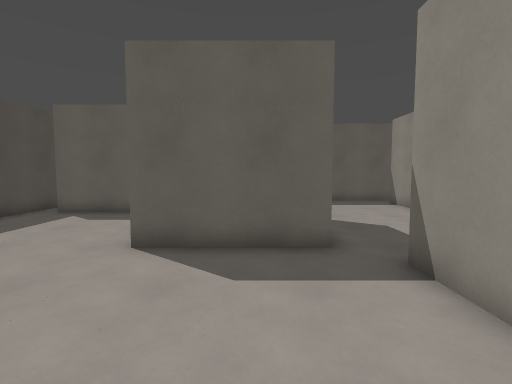
[1] (above)

20 first-person views from a walk through a level from a Godot 3-D game. The camera is 1.5 m above the floor, tilts 4° down and sees 85° across. The floor is counted in squares, 1 m on a side. Each view is taken from the middle of a square. On the plan, view 1 faces up. The plan holds only what a view shows up to about 14 squares ahead; the rest is blank. Surface patterns are stand-ins for the level's own textures.

[2]
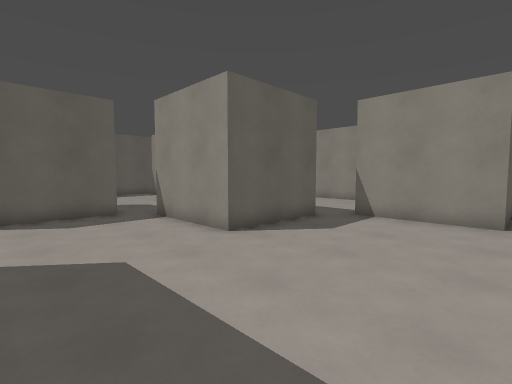

[3]
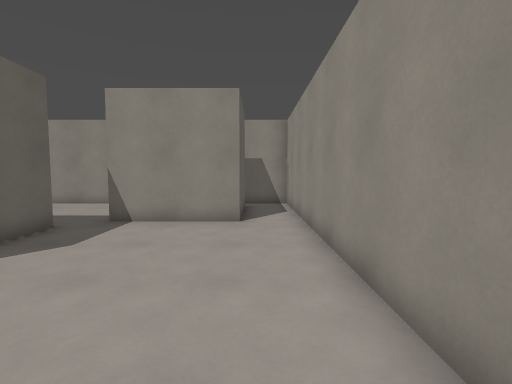

[4]
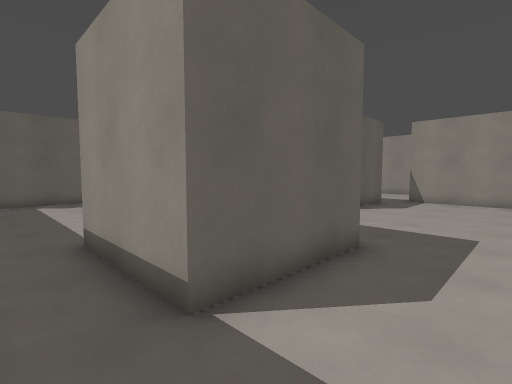

[5]
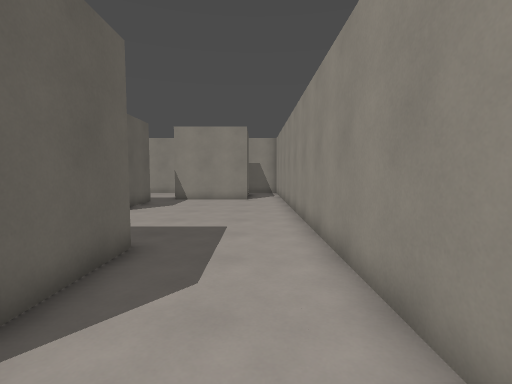

[6]
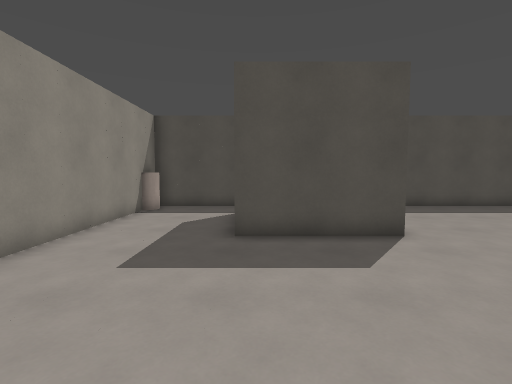

[7]
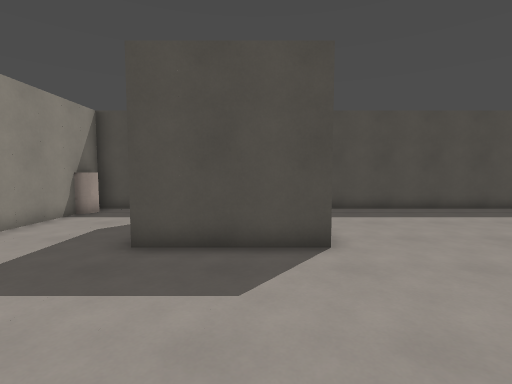

[8]
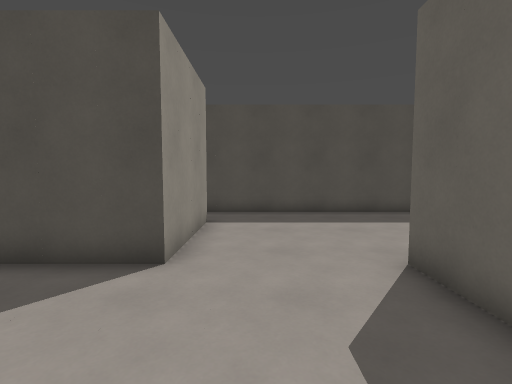

[9]
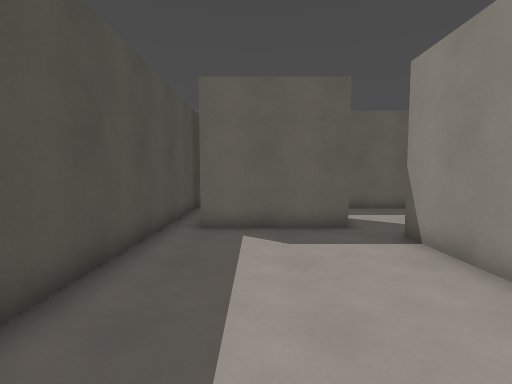

[10]
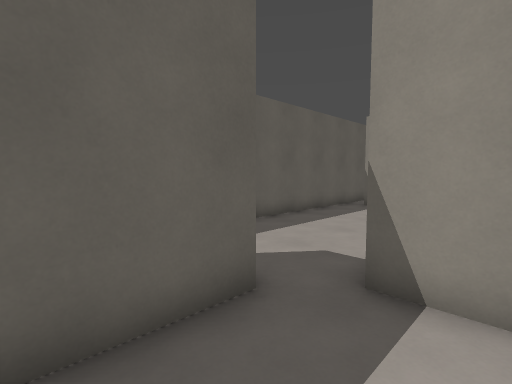

[11]
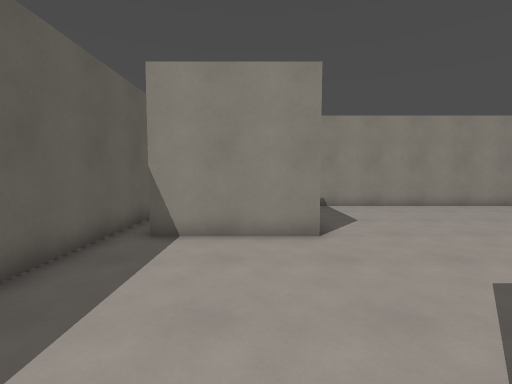

[12]
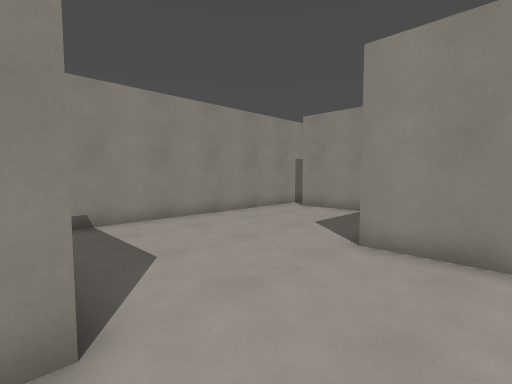

[13]
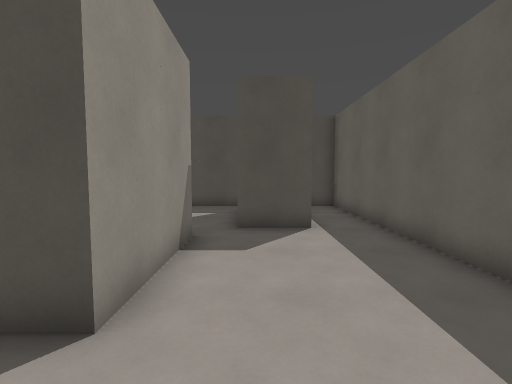

[14]
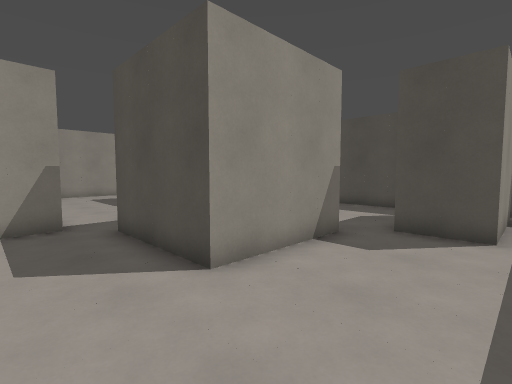

[15]
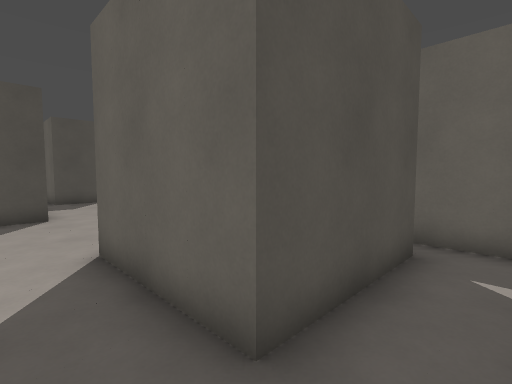

[16]
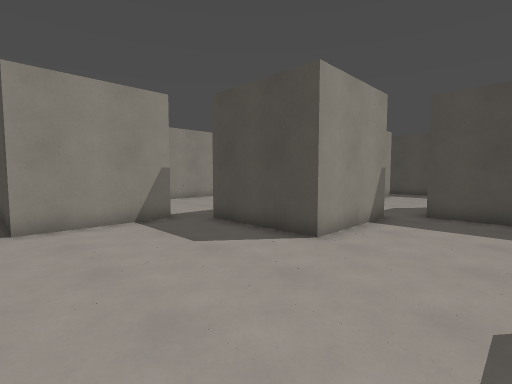

[17]
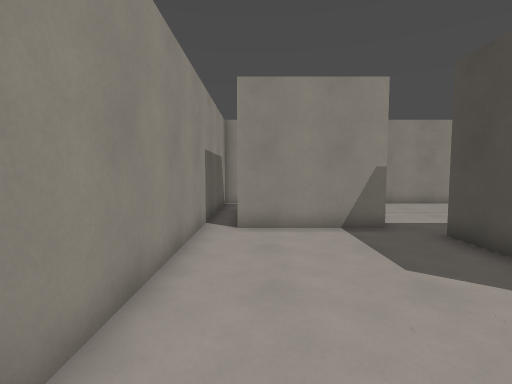

[18]
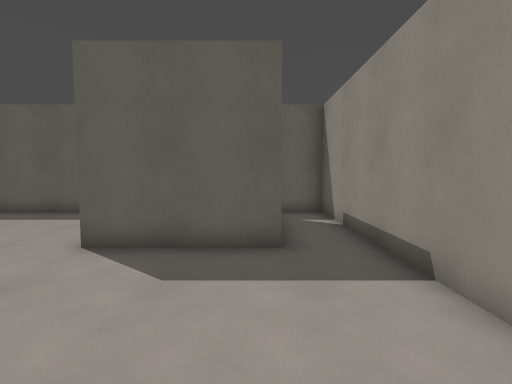

[19]
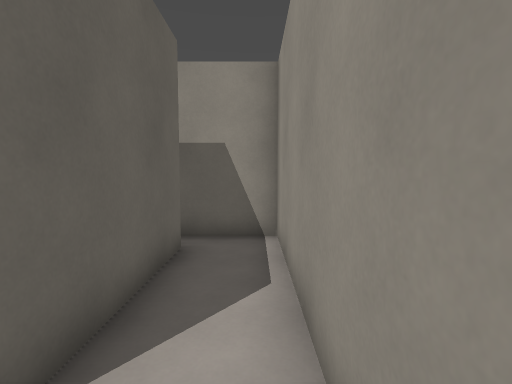

[20]
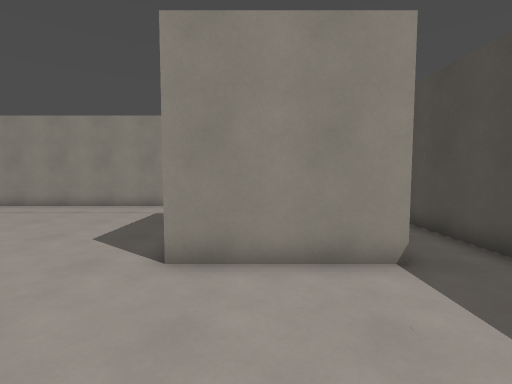

### Floor plan
Ten units are one square. View 1 is at (0, 0); x grows to the right and y downward. Boxes are objects, and circles mark ways between rooms. Rooms are numbered by the first view taken in them; rooms with no view inside come last. Other rooms are left out.
<svg viewBox="-90 -150 220 230">
<path fill="none" stroke="#000" d="M-25 -15 -25 25 -65 25 -65 -15 -25 -15M15 -55 -25 -55M-25 -68 -25 -95M65 -5 25 -5 25 -45M-75 65 125 65 125 5M-35 -105 -75 -105M115 5 115 45 75 45 75 5M-85 -125 -85 65M25 -45 65 -45 65 -5M105 -136 105 -95 65 -95 65 -135M-25 -95 15 -95 15 -55M75 5 115 5M125 5 125 -145 -85 -145 -85 -125M-75 -125 -35 -125 -35 -105"/>
<rect x="-85" y="55" width="20" height="20" fill="#bbb"><title>other object</title></rect>
<circle cx="-30" cy="-100" r="3" fill="#2a7"/>
<circle cx="-80" cy="-115" r="3" fill="#2a7"/>
<circle cx="120" cy="10" r="3" fill="#2a7"/>
<circle cx="20" cy="-50" r="3" fill="#2a7"/>
<circle cx="70" cy="0" r="3" fill="#2a7"/>
<text x="-10" y="0">1</text>
<text x="50" y="-90">2</text>
</svg>
Room 1 opens to room 2.

Where each view was taken, in squares from view 1:
view 1: 0 up, 0 right, facing up
view 2: 5 down, 2 left, facing up-right
view 3: 5 down, 1 left, facing right
view 4: 5 down, 8 left, facing up-right
view 5: 5 down, 8 left, facing right
view 6: 2 down, 4 right, facing left
view 7: 0 up, 3 right, facing left
view 8: 3 up, 2 right, facing left
view 9: 3 up, 6 left, facing up
view 10: 8 up, 6 left, facing up-right
view 11: 11 up, 0 right, facing right
view 12: 10 up, 4 right, facing down-right
view 13: 11 up, 4 right, facing left
view 14: 13 up, 4 right, facing down-left
view 15: 8 up, 12 right, facing up-left
view 16: 8 up, 12 right, facing down-left
view 17: 7 up, 11 right, facing down
view 18: 4 up, 10 right, facing up
view 19: 6 down, 6 right, facing right
view 20: 6 up, 4 left, facing down
